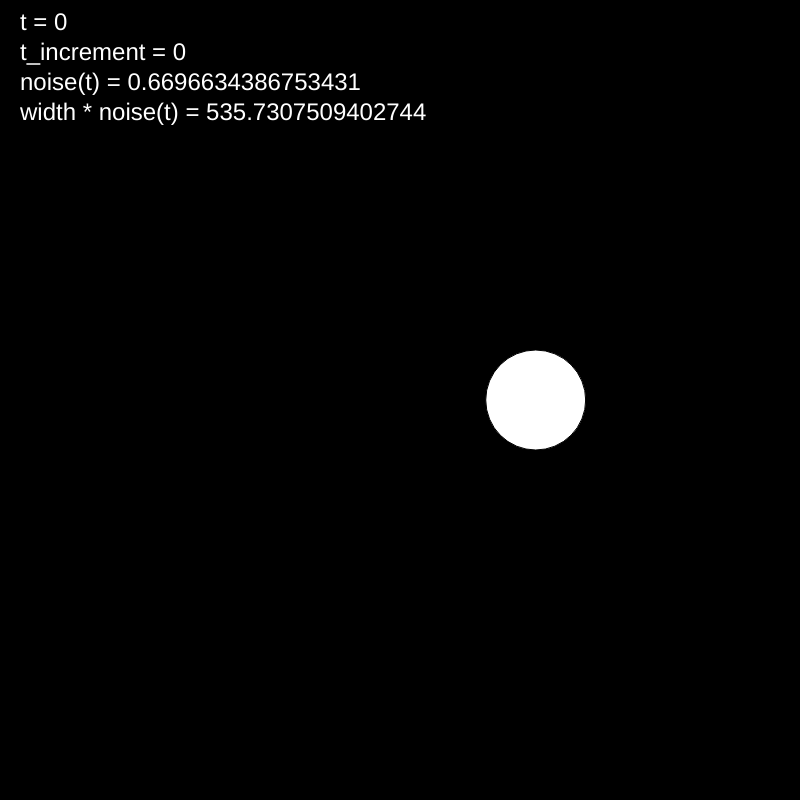
Frame 1 (no input)
Frame 60 (no input): identical to frame 1, image omitted
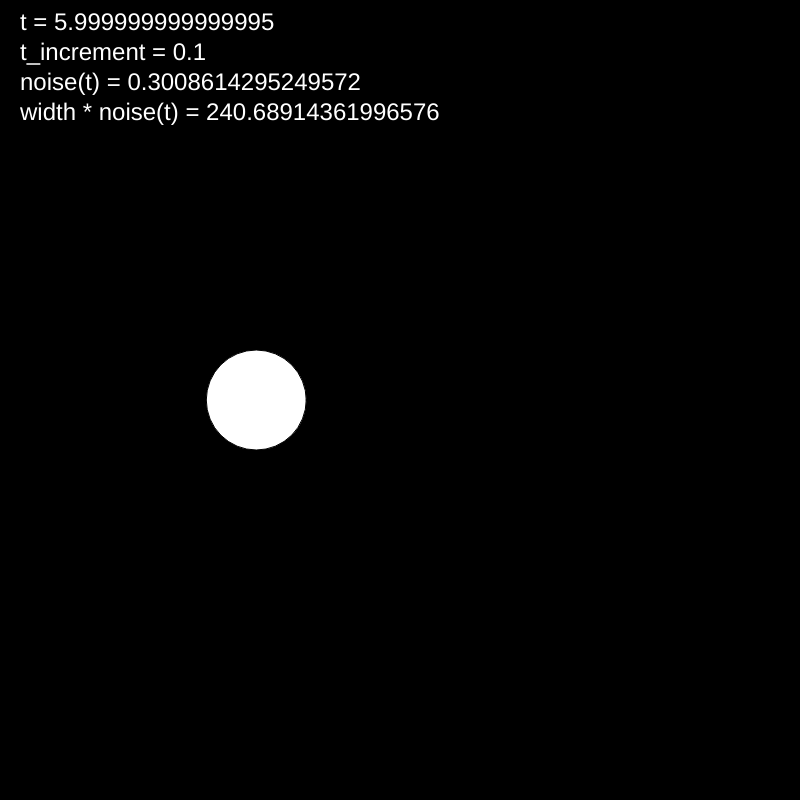
Frame 120 (the mouse pressed at the canvas centre since frame 60)

The p5.js sketch that drew these frames (run headless with seeded random() and noise() and a simulated clock; from frame 60 on, the mouse is pressed at the canvas centre):

// p5.js sketch
// ── sketch.js
var t;
var t_increment;

function setup() {
  createCanvas(800, 800);
  textSize(24);
  t = 0;  
  t_increment = 0;
}

function draw() {
  background(0);
  fill(255);
  
  // t_increment will control how "fast" we move
  // through the 1d noise graph
  t_increment = map(mouseX, 0, width, 0, 0.2);
  
  // noise will always output a value between 0 and 1
  // since noise gives us between 0 and 1, then
  // width * noise bounds between 0 and width
  
  var x = width * noise(t);
  var y = 400;
  
  // add t_increment to t
  t += t_increment;
  
  ellipse(x, y, 100, 100);
  
  text("t = "+t, 20, 30);
  text("t_increment = "+t_increment, 20, 60);
  text("noise(t) = "+noise(t), 20, 90);
  text("width * noise(t) = "+width * noise(t), 20, 120);
  
  // important notes:
  // noise(t) is fixed for every value of t, for the duration of the program
  // noise(t1) and noise(t2) are close to each other for close values of t1 and t2
}
